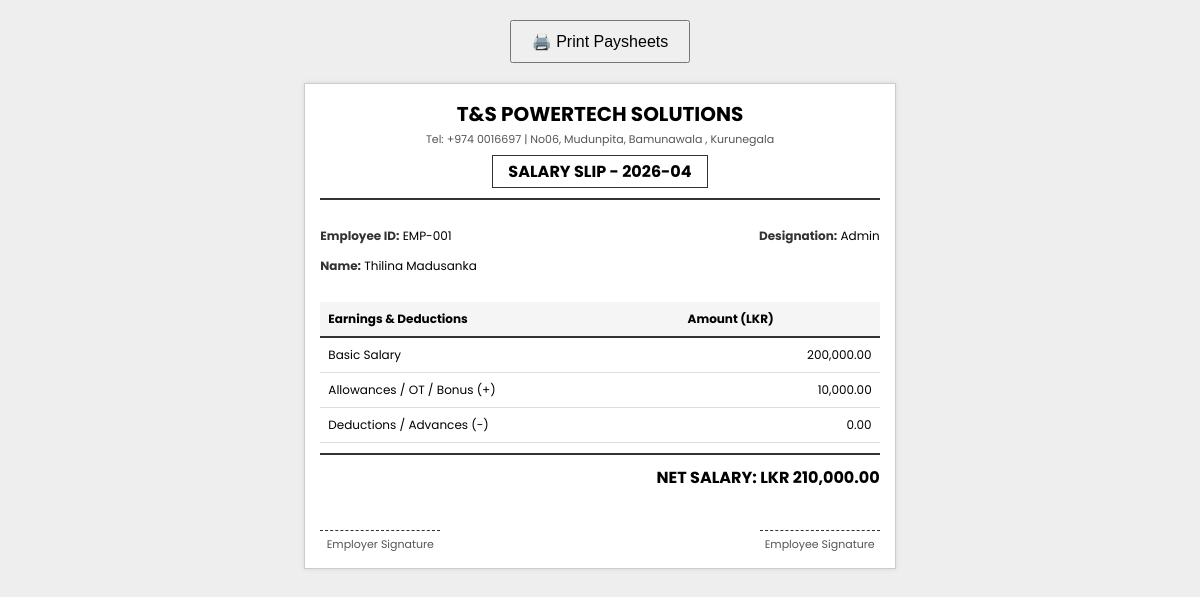
Page /print_paysheets/2026-04 (signed in) on the committed database.
### tables this page shows
CREATE TABLE settings (
            id INTEGER PRIMARY KEY CHECK (id = 1), 
            company_name TEXT,
            address TEXT,
            phone TEXT,
            email TEXT
        , printer_type TEXT DEFAULT 'A4', logo TEXT);

CREATE TABLE payroll (
            id INTEGER PRIMARY KEY AUTOINCREMENT,
            emp_id INTEGER,
            month TEXT,
            basic_salary REAL,
            allowance REAL,
            deduction REAL,
            net_salary REAL,
            FOREIGN KEY(emp_id) REFERENCES employees(id)
        );

CREATE TABLE employees (
            id INTEGER PRIMARY KEY AUTOINCREMENT,
            name TEXT NOT NULL,
            phone TEXT,
            role TEXT,
            basic_salary REAL
        , photo TEXT, certificate TEXT, username TEXT, password TEXT, permissions TEXT);

### app.py (the view)
@app.route('/print_paysheets/<month>')
@requires_permission('payroll')
def print_paysheets(month):
    settings_data = db.get_settings()
    employees_data = db.get_payroll_by_month(month)
    paid_employees = [emp for emp in employees_data if emp[6] is not None]
    return render_template('print_paysheets.html', employees=paid_employees, month=month, settings=settings_data)

### app.py (called while the page is built, shortened)
@app.context_processor
def inject_global_settings():
    try:
        settings = db.get_settings()
        return dict(sys_settings=settings)
    except:
        return dict(sys_settings=None)

def requires_permission(permission):
    def decorator(f):
        @wraps(f)
        def decorated_function(*args, **kwargs):
            if 'user_id' not in session:
                return redirect(url_for('login'))
            user_perms = session.get('user_permissions', '')
            if session.get('user_role') == 'Admin':
                return f(*args, **kwargs)
        return decorated_function
    return decorator

@app.before_request
def require_login():
    allowed_routes = ['login', 'static']
    if request.endpoint not in allowed_routes and 'user_id' not in session:
        return redirect(url_for('login'))

### database.py (called while the page is built)
    def get_settings(self):
        try:
            self.cursor.execute("ALTER TABLE settings ADD COLUMN printer_type TEXT DEFAULT 'A4'")
            self.conn.commit()
        except:
            pass
        self.cursor.execute("SELECT * FROM settings WHERE id = 1")
        return self.cursor.fetchone()

    def get_payroll_by_month(self, month):
        self.cursor.execute("""
            SELECT e.id, e.name, e.role, e.basic_salary, p.allowance, p.deduction, p.net_salary
            FROM employees e
            LEFT JOIN payroll p ON e.id = p.emp_id AND p.month = ?
        """, (month,))
        return self.cursor.fetchall()

### templates/print_paysheets.html (shortened to what this page needs)
<!DOCTYPE html>
<html lang="en">
<head>
</head>
<body onload="window.print()">
    <div class="no-print" style="text-align: center; margin-bottom: 20px;">
        <button onclick="window.print()" style="padding: 10px 20px; font-size: 16px; cursor: pointer;">🖨️ Print Paysheets</button>
    </div>
    {% for emp in employees %}
    <div class="payslip">
        <div class="header">
            <h2>{{ settings[1] }}</h2>
            <p>Tel: {{ settings[3] }} | {{ settings[2] }}</p>
            <h4 style="margin: 5px 0 0 0; border: 1px solid #333; display: inline-block; padding: 3px 15px;">SALARY SLIP - {{ month }}</h4>
        </div>
        <div class="emp-details">
            <div>
                <p><strong>Employee ID:</strong> EMP-{{ "%03d" % emp[0] }}</p>
                <p><strong>Name:</strong> {{ emp[1] }}</p>
            </div>
            <div class="text-right">
                <p><strong>Designation:</strong> {{ emp[2] }}</p>
            </div>
        </div>
        <table class="salary-table">
            <thead>
                <tr>
                    <th>Earnings & Deductions</th>
                    <th class="text-right">Amount (LKR)</th>
                </tr>
            </thead>
            <tbody>
                <tr>
                    <td>Basic Salary</td>
                    <td class="text-right">{{ "{:,.2f}".format(emp[3]) }}</td>
                </tr>
                <tr>
                    <td>Allowances / OT / Bonus (+)</td>
                    <td class="text-right">{{ "{:,.2f}".format(emp[4]) }}</td>
                </tr>
                <tr>
                    <td>Deductions / Advances (-)</td>
                    <td class="text-right">{{ "{:,.2f}".format(emp[5]) }}</td>
                </tr>
            </tbody>
        </table>
        <div class="net-pay text-right">
            NET SALARY: LKR {{ "{:,.2f}".format(emp[6]) }}
        </div>
        <div class="signatures">
            <div>
                <div class="sign-line">Employer Signature</div>
            </div>
            <div>
                <div class="sign-line">Employee Signature</div>
            </div>
        </div>
    </div>
    {% endfor %}
</body>
</html>

### templates/print_paysheets.html (style rules this page uses)
body { font-family: 'Poppins', sans-serif; background: #eee; margin: 0; padding: 20px; }
.payslip { background: white; width: 148mm; margin: 0 auto 30px auto; padding: 15px; border: 1px solid #ccc; box-shadow: 0 0 5px rgba(0,0,0,0.1); page-break-after: always; }
.header { text-align: center; border-bottom: 2px solid #333; padding-bottom: 10px; margin-bottom: 15px; }
.header h2 { margin: 0; font-size: 20px; text-transform: uppercase; }
.header p { margin: 2px 0; font-size: 11px; color: #555; }
.emp-details { display: flex; justify-content: space-between; margin-bottom: 15px; font-size: 12px; }
.emp-details strong { color: #333; }
.salary-table { width: 100%; border-collapse: collapse; font-size: 12px; }
.salary-table th { background: #f5f5f5; border-bottom: 2px solid #333; padding: 8px; text-align: left; }
.salary-table td { padding: 8px; border-bottom: 1px solid #ddd; }
.text-right { text-align: right; }
.net-pay { font-size: 16px; font-weight: bold; border-top: 2px solid #333; padding-top: 10px; margin-top: 10px; }
.signatures { display: flex; justify-content: space-between; margin-top: 40px; font-size: 11px; color: #555; text-align: center; }
.sign-line { border-top: 1px dashed #333; width: 120px; padding-top: 5px; }

### rows in the picture
payroll: month "2026-04", name "Thilina Madusanka", role "Admin", allowance "10,000.00", deduction "0.00", net_salary "210,000.00"
settings: company_name "T&S POWERTECH SOLUTIONS", phone "+974 0016697", address "No06, Mudunpita, Bamunawala , Kurunegala"
employees: id "001", basic_salary "200,000.00"
